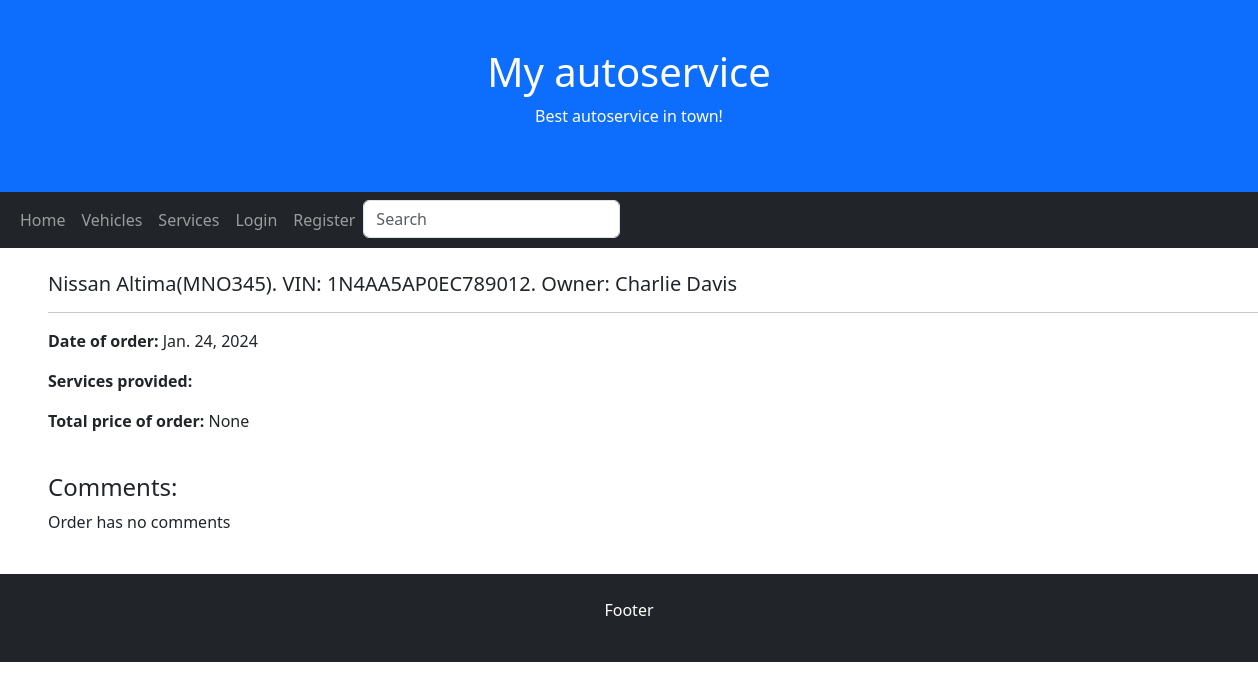
The app's page /autoservice/orders/10 with its own data.
### autoservice/models.py (models this page shows, shortened)
class Order(models.Model):
    date = models.DateField(verbose_name='Date', auto_now=True, null=True, blank=True)
    vehicle = models.ForeignKey(to='Vehicle', on_delete=models.CASCADE)
    total = models.FloatField(verbose_name='Total', null=True, blank=True)
    client = models.ForeignKey(User, on_delete=models.CASCADE, blank=True, null=True)
    return_due = models.DateField(verbose_name="Return due", null=True, blank=True)
    ORDER_STATUS = (
        ('r', 'Received'),
        ('c', 'Confirmed'),
        ('ip', 'In-progress'),
        ('co', 'Complete'),
    )
    order_status = models.CharField(max_length=2, choices=ORDER_STATUS, blank=True, default='r', help_text='Order status')
    class Meta:
        verbose_name = 'Order'
        verbose_name_plural = 'Orders'

class Vehicle(models.Model):
    model = models.ForeignKey(to='Model', on_delete=models.CASCADE)
    plate = models.CharField(verbose_name='Plate number', max_length=50, null=True, blank=True)
    vin = models.CharField(verbose_name='VIN number', max_length=50, null=True, blank=True)
    client = models.CharField(verbose_name='Client', max_length=50, null=True, blank=True)
    cover = models.ImageField('Cover', upload_to='covers', null=True, blank=True)
    def __str__(self):
        return f"{self.model}({self.plate}). VIN: {self.vin}. Owner: {self.client}"
    class Meta:
        verbose_name = 'Vehicle'
        verbose_name_plural = 'Vehicles'

class Model(models.Model):
    make = models.CharField(verbose_name='Make', max_length=50, null=True, blank=True)
    model = models.CharField(verbose_name='Model', max_length=50, null=True, blank=True)
    desc = HTMLField(null=True, blank=True)
    def __str__(self):
        return f"{self.make} {self.model}"
    class Meta:
        verbose_name = 'Model'
        verbose_name_plural = 'Models'

### autoservice/views.py (the view, shortened to what this page needs)
# urls.py: path('orders/<int:pk>', views.OrderDetailView.as_view(), name='order_detail'),
class OrderDetailView(FormMixin, generic.DetailView):
    model = Order
    template_name = 'order_detail.html'
    form_class = OrderReviewForm

### autoservice/forms.py
class OrderReviewForm(forms.ModelForm):
    class Meta:
        model = Comment
        fields = ('content', 'order', 'commenter',)
        widgets = {'order': forms.HiddenInput(), 'commenter': forms.HiddenInput()}

### autoservice/templates/order_detail.html (shortened to what this page needs)
{% extends "base.html" %}
{% block "content" %}
<h5>{{ order.vehicle }}</h5>
<hr>
<p><strong>Date of order:</strong> {{ order.date }}</p>
<p><strong>Services provided:</strong></p>
<p><strong>Total price of order:</strong> {{ order.total }}</p>
<br>
  <h4>Comments:</h4>
    {% if order.comment_set.all %}
        {% for comment in order.comment_set.all %}
          <hr>
          <img class="rounded-circle" style="width: 30px" src="{{order.client.profile.photo.url}}">
          <strong>{{ comment.commenter }}</strong>, <em>{{ comment.date_created}}</em>
          <p>{{ comment.content }}</p>
        {% endfor %}
    {% else %}
    <p>Order has no comments</p>
    {% endif %}
<br>
{% endblock %}

### records on screen
Order: vehicle "Nissan Altima(MNO345). VIN: 1N4AA5AP0EC789012. Owner: Charlie Davis", date "Jan. 24, 2024", total "None"
